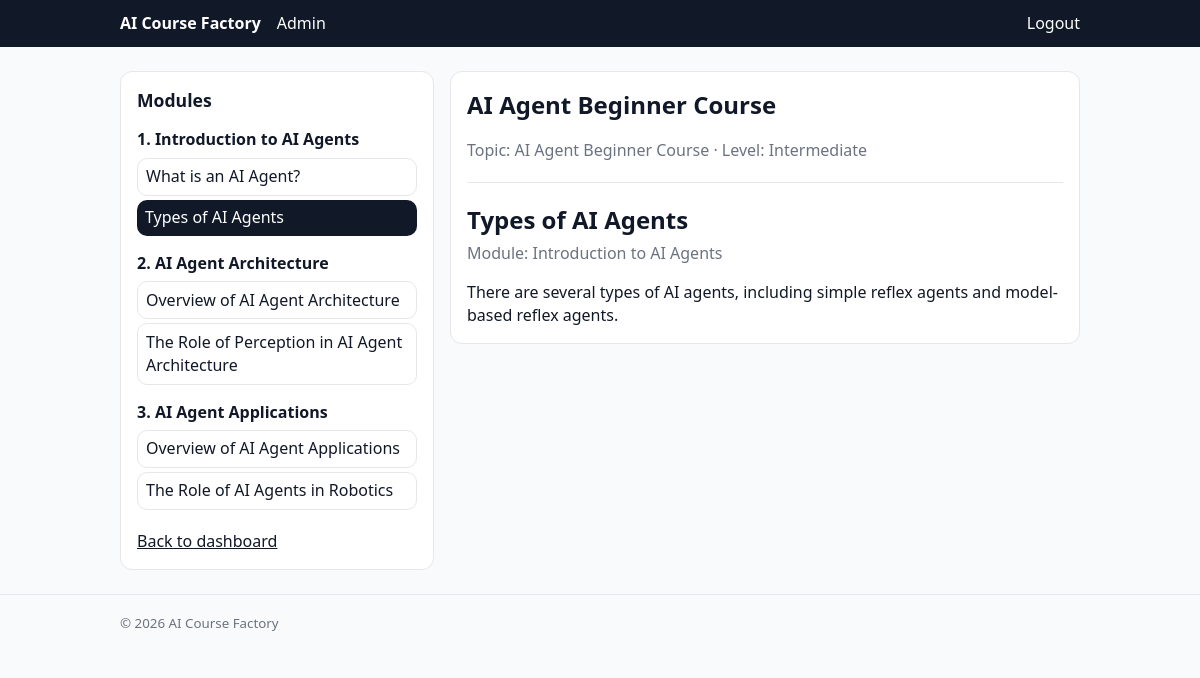
Screenshot of /course/1/?lesson=2 (signed in) with the database file from the repository.
### dashboard/models.py (models this page shows, shortened)
class Module(models.Model):
    course = models.ForeignKey(
        Course,
        on_delete=models.CASCADE,
        related_name="modules",
    )
    title = models.CharField(max_length=255)
    order = models.PositiveIntegerField()
    class Meta:
        ordering = ["order"]

class Lesson(models.Model):
    module = models.ForeignKey(
        Module,
        on_delete=models.CASCADE,
        related_name="lessons",
    )
    title = models.CharField(max_length=255)
    content = models.TextField()
    order = models.PositiveIntegerField()
    class Meta:
        ordering = ["order"]

class Course(models.Model):
    user = models.ForeignKey(
        "auth.User",
        on_delete=models.CASCADE,
        related_name="courses",
    )
    title = models.CharField(max_length=255)
    topic = models.CharField(max_length=255)
    level = models.CharField(max_length=50)
    created_at = models.DateTimeField(auto_now_add=True)

### dashboard/views.py (the view, shortened to what this page needs)
# urls.py: path("course/<int:course_id>/", dashboard_views.course_detail, name="course_detail"),
@login_required(login_url="/login/")
def course_detail(request, course_id: int):
    course = get_object_or_404(
        Course.objects.prefetch_related("modules__lessons", "modules__quizzes"),
        id=course_id,
        user=request.user,
    )
    lesson_id = request.GET.get("lesson")
    active_lesson = None
    if lesson_id:
        try:
            active_lesson_id = int(lesson_id)
        except (TypeError, ValueError):
            active_lesson_id = None
        if active_lesson_id:
            active_lesson = (
                Lesson.objects.select_related("module")
                .filter(id=active_lesson_id, module__course=course)
                .first()
            )
    active_module = active_lesson.module if active_lesson else None
    return render(
        request,
        "dashboard/course_detail.html",
        {
            "course": course,
            "active_lesson": active_lesson,
            "active_module": active_module,
        },
    )

### templates/dashboard/course_detail.html (shortened to what this page needs)
{% extends "base.html" %}
{% block content %}
  <div style="max-width: 1100px; margin: 0 auto; display: flex; gap: 1rem; align-items: flex-start;">
    <aside class="card" style="width: 280px; position: sticky; top: 1rem;">
      <h2 style="margin-top: 0; font-size: 1.1rem;">Modules</h2>
      {% for module in course.modules.all %}
        <div style="margin-bottom: 1rem;">
          <div style="font-weight: 700; margin-bottom: 0.4rem;">
            {{ module.order }}. {{ module.title }}
          </div>
          <ul style="list-style: none; padding-left: 0; margin: 0; display: grid; gap: 0.25rem;">
            {% for lesson in module.lessons.all %}
              {% if active_lesson and lesson.id == active_lesson.id %}
                <li>
                  <a
                    href="{% url 'course_detail' course_id=course.id %}?lesson={{ lesson.id }}"
                    style="display: block; text-decoration: none; padding: 0.4rem 0.5rem; border-radius: 10px; background: #111827; color: #fff;"
                  >
                    {{ lesson.title }}
                  </a>
                </li>
              {% else %}
                <li>
                  <a
                    href="{% url 'course_detail' course_id=course.id %}?lesson={{ lesson.id }}"
                    style="display: block; text-decoration: none; padding: 0.4rem 0.5rem; border-radius: 10px; border: 1px solid var(--border); background: #fff;"
                  >
                    {{ lesson.title }}
                  </a>
                </li>
              {% endif %}
            {% endfor %}
          </ul>
        </div>
      {% endfor %}
      <a href="/dashboard/" style="display: inline-block; margin-top: 0.25rem;">Back to dashboard</a>
    </aside>
    <section class="card" style="flex: 1;">
      <h1 style="margin-top: 0;">{{ course.title }}</h1>
      <p style="margin-top: -0.25rem; color: var(--muted);">
        Topic: {{ course.topic }} &middot; Level: {{ course.level }}
      </p>
      <hr style="border: none; border-top: 1px solid var(--border); margin: 1.25rem 0;" />
      {% if active_lesson %}
        <h2 style="margin: 0 0 0.25rem 0;">{{ active_lesson.title }}</h2>
        {% if active_module %}
          <p style="margin: 0 0 1rem 0; color: var(--muted);">Module: {{ active_module.title }}</p>
        {% endif %}
        <div style="white-space: pre-wrap;">{{ active_lesson.content }}</div>
      {% else %}
        <p style="margin: 0;">No lessons found for this course.</p>
      {% endif %}
    </section>
  </div>
{% endblock %}

### templates/base.html (style rules this page uses)
:root { --bg: #f9fafb; --fg: #111827; --muted: #6b7280; --border: #e5e7eb; --brand: #111827; }
body { margin: 0; background: var(--bg); color: var(--fg); font-family: system-ui, -apple-system, Segoe UI, Roboto, Arial, sans-serif; line-height: 1.45; }
.card { background: #fff; border: 1px solid var(--border); border-radius: 12px; padding: 1rem; }
a { color: inherit; }

### rows the page displays
Module: order "1", title "Introduction to AI Agents"
Lesson: title "What is an AI Agent?"
Lesson: title "Types of AI Agents", content "There are several types of AI agents, including simple reflex agents and model-based reflex agents."
Module: order "2", title "AI Agent Architecture"
Lesson: title "Overview of AI Agent Architecture"
Lesson: title "The Role of Perception in AI Agent Architecture"
Module: order "3", title "AI Agent Applications"
Lesson: title "Overview of AI Agent Applications"
Lesson: title "The Role of AI Agents in Robotics"
Course: title "AI Agent Beginner Course", topic "AI Agent Beginner Course", level "Intermediate"
